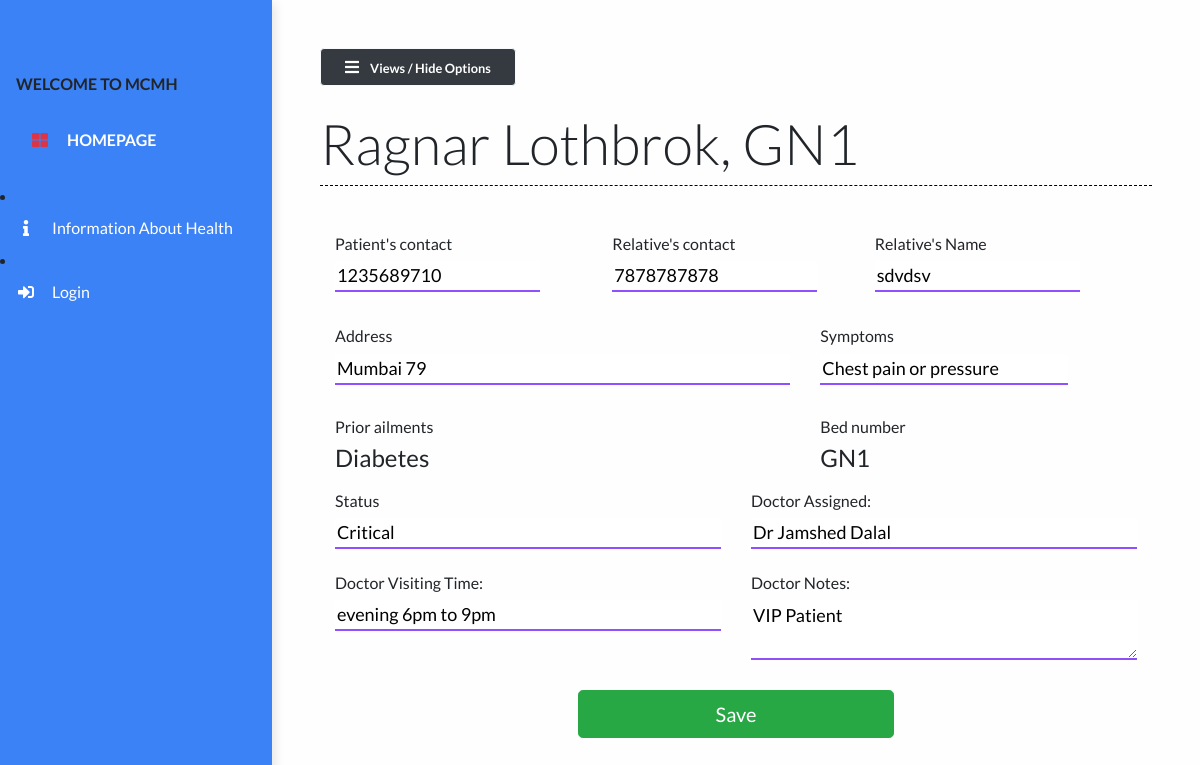
/patient/20, run on the app's committed database.
### main/models.py (models this page shows, shortened)
class Patient(models.Model):
    name = models.CharField(max_length=50)
    phone_num = models.CharField(max_length=15)
    patient_relative_name = models.CharField(max_length=50, null=True)
    patient_relative_contact = models.CharField(max_length=15, null=True)
    address = models.TextField()
    SYMPTOMS = (
        ('Body Achnes and Pain', 'Fever'),
        ('Dry cough', 'Dry cough'),
        ('Tiredness', 'Tiredness'),
        ('Aches and pains', 'Aches and pains'),
        ('Sore throat', 'Sore throat'),
        ('Diarrhoea', 'Diarrhoea'),
        ('Loss of taste or smell', 'Loss of taste or smell'),
        ('Difficulty in breathing or shortness of breath', 'Difficulty in breathing or shortness of breath'),
        ('Chest pain or pressure', 'Chest pain or pressure'),
        ('Loss of speech or movement', 'Loss of speech or movement'),
    )
    symptoms = MultiSelectField(choices=SYMPTOMS, null=True)
    prior_ailments = models.TextField()
    bed_num = models.ForeignKey("Bed", on_delete=models.CASCADE)
    dob = models.DateField(null=True)
    doctor = models.ForeignKey("Doctor", on_delete=models.CASCADE, null=True)
    doctors_notes = models.TextField(null=True, blank=True)
    doctors_visiting_time = models.CharField(null=True, max_length=50, blank=True)
    status = models.CharField(max_length=50)

class Bed(models.Model):
    bed_number = models.CharField(max_length=50)
    occupied = models.BooleanField()
    def __str__(self):
        return self.bed_number

class Doctor(models.Model):
    name = models.CharField(max_length=100)
    def __str__(self):
        return self.name

### main/views.py (the view, shortened to what this page needs)
# urls.py: path("patient/<str:pk>", views.patient, name="patient"),
def patient(request, pk):
    patient = Patient.objects.get(id=pk)
    context = {
        'patient': patient
    }
    return render(request, 'main/patient.html', context)

### main/templates/main/patient.html (shortened to what this page needs)
{% extends 'main/base.html' %}
{% load static %}
{% block contentTitle %}
    {{patient.name}}, {{patient.bed_num}}
{% endblock contentTitle %}
{% block content %}
		<form class="form" action="" method="post" id="registrationForm">
			<div class="container">
				<div class="patient-form">
					<div class="row">
						<div class="col-md-4 form-field mt-4 mb-0">
						<label for="mobile"><h6>Patient's contact</h6>
						<input type="text" id="name" class="input-text" type="text" name="mobile" placeholder="Mobile No" value="{{patient.phone_num}}">
						</label>
						</div>
						<div class="offset-md-2 col-md-4 form-field mt-4 mb-0">
						<label for="mobile" class="mb-0"><h6>Relative's contact</h6>
						<input type="text" id="mobile2" class="input-text" type="text" name="mobile2" placeholder="Mobile No" value="{{patient.patient_relative_contact}}">
						</label>
						</div>
						<div class="form-field mt-4">
						<label for="relativeName" class="mb-0"><h6>Relative's Name</h6>
						<input
							type="text"
							class="input-text"
							name="relativeName"
							id="realtiveName"
							value="{{patient.patient_relative_name}}"
							/>
						</label>
						</div>
						<div class="col-md-7 form-field mt-0">
						<label for="address" class="mb-0 mt-0"><h6>Address</h6></label>
						<input
							type="address"
							class="input-text"
							id="location"
							placeholder="address"
							name="location"
							title="enter a location"
							value="{{patient.address}}"
						/>
						</div>
						<div class="offset-md-1 col-md-4 form-field mt-0">
							<label for="symptoms" class="mb-0"><h6>Symptoms</h6></label>
							<input
								type="text"
								class="input-text"
								name="symptons"
								id="symptons"
								value="{{patient.symptoms}}"
							/>
						</div>
						<div class="col-md-7">
							<h6>Prior ailments</h6>
							<label for="prior_ailments"><h4>{{patient.prior_ailments}}</h4></label>
						</div>
						<div class="col-md-5">
							<h6>Bed number</h6>
							<label for="bed_num" class="mb-0">
							<h4>{{patient.bed_num}}</h4>
							</label>
						</div>
						<div class="col-md-6">
						 	<label for="status" class="mb-0">
							<h6>Status</h6></label>
							<input
								type="text"
								class="input-text"
								name="status"
								id="status"
								value="{{patient.status}}"
							/>
						</div>
						<div class="col-md-6">
							<label for="doctor" class="mb-0">
							<h6>Doctor Assigned: </h6>
							</label>
							<input
								type="text"
								class="input-text"
								name="doctor"
								id="doctor"
								value="{{patient.doctor}}"
							/>
						</div>
						<div class="col-md-6">
							<label for="doctor_time" class="mb-0 mt-4">
							<h6>Doctor Visiting Time: </h6>
							</label>
							<input
								type="text"
								class="input-text"
								name="doctor_time"
								id="doctor_time"
								value="{{patient.doctors_visiting_time}}"
							/>
						</div>
						<div class="col-md-6">
							<label for="doctor_notes" class="mb-0 mt-4">
							<h6>Doctor Notes: </h6>
							</label>
							<textarea
								class="input-text"
								name="doctor_notes"
								id="doctor_notes"
								{{patient.doctors_notes}}
							>{{patient.doctors_notes}}</textarea>
						</div>
					</div>
				</div>
			</div>
		<div class="form-group">
			<div class="col-md-5 mx-auto">
			<br />
			<button class="btn btn-lg btn-success btn-block mx-auto" type="submit">
				 Save
			</button>
			</div>
	 	</div>
		 </form>
{% endblock content %}

### static/styles/base.css (style rules this page uses)
body { background: #fffeff; min-height: 100vh; overflow-x: hidden; font-family:Lato,'Helvetica Neue',Helvetica,Arial,sans-serif; }
.patient-form .form-field { margin: 32px 0; }
.patient-form .input-text { width: 100%; border-width: 0 0 2px 0; border-color: #6c19fcc2; font-size: 18px; font-weight: 400; transition: border-color 0.2s linear; }

### data on the page
Patient: name "Ragnar Lothbrok", bed_num "GN1", mobile "1235689710", mobile2 "7878787878", relativeName "sdvdsv", location "Mumbai 79", symptons "Chest pain or pressure", prior_ailments "Diabetes", status "Critical", doctor "Dr Jamshed Dalal", doctor_time "evening 6pm to 9pm", doctor_notes "VIP Patient"
